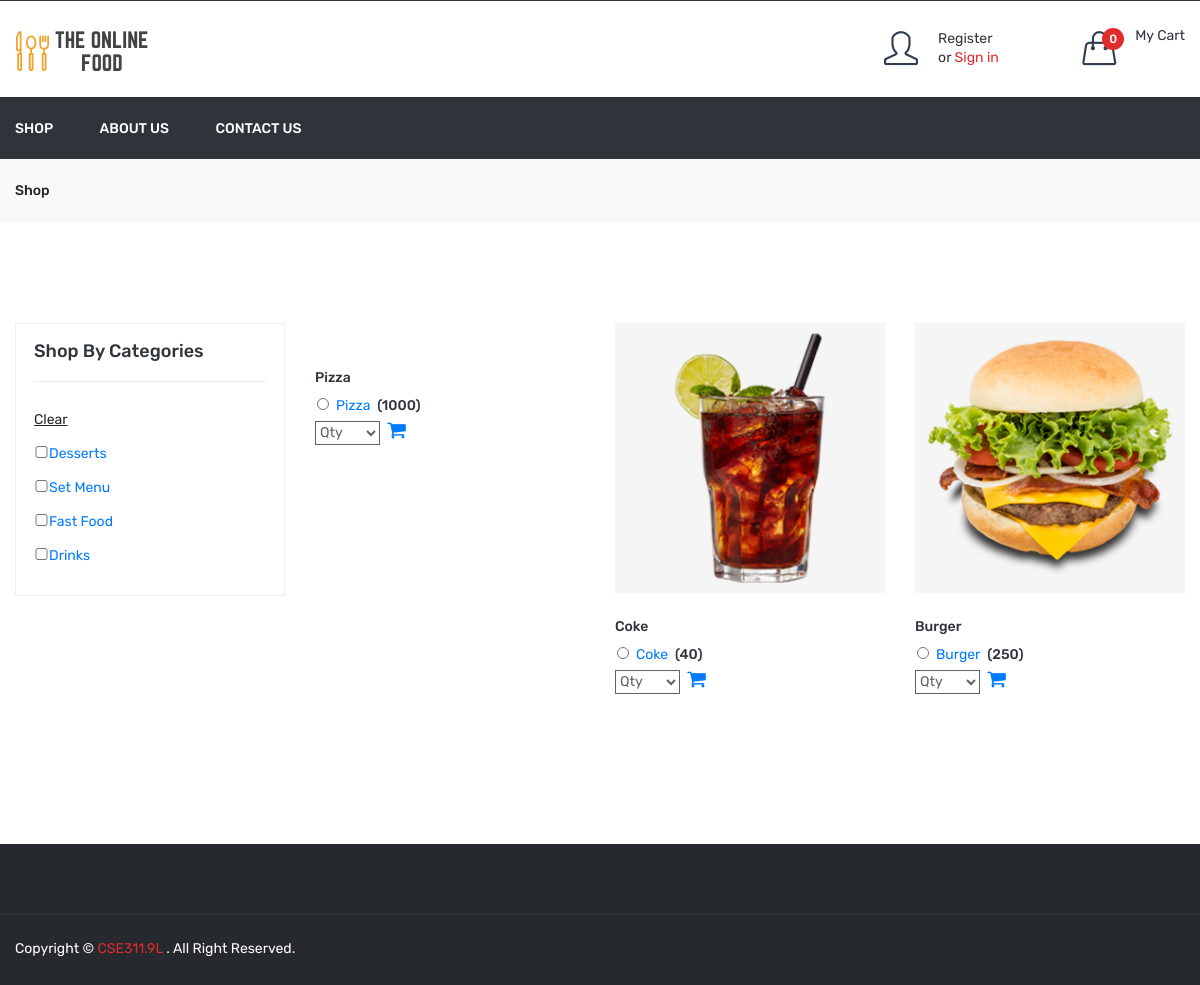
The page /shop.php on the database its author committed.
### tables this page shows
CREATE TABLE `dish` (
  `id` int(11) NOT NULL,
  `category_id` int(11) NOT NULL,
  `dish` varchar(100) NOT NULL,
  `dish_detail` text NOT NULL,
  `image` varchar(100) NOT NULL,
  `status` int(11) NOT NULL,
  `added_on` datetime NOT NULL
);

CREATE TABLE `dish_details` (
  `id` int(11) NOT NULL,
  `dish_id` int(11) NOT NULL,
  `attribute` varchar(100) NOT NULL,
  `price` int(11) NOT NULL,
  `status` int(11) NOT NULL,
  `added_on` datetime NOT NULL
);

CREATE TABLE `category` (
  `id` int(11) NOT NULL,
  `category` varchar(50) NOT NULL,
  `order_number` int(11) NOT NULL,
  `status` int(11) NOT NULL,
  `added_on` datetime NOT NULL
);

### shop.php (the view, shortened to what this page needs)
<?php
include ("header.php");
?>
    <div class="breadcrumb-area gray-bg">
        <div class="container">
            <div class="breadcrumb-content">
                <ul>
                    <li><a href="shop.php">Shop</a></li>
                </ul>
            </div>
        </div>
    </div>
    <div class="shop-page-area pt-100 pb-100">
        <div class="container">
            <div class="row flex-row-reverse">
                <div class="col-lg-9">
                    <?php
                    $product_sql="select * from dish where status=1";
                    $product_sql.=" order by dish desc";
                    $product_res=mysqli_query($con,$product_sql);
                    $product_count=mysqli_num_rows($product_res);
                    ?>
                    <div class="grid-list-product-wrapper">
                        <div class="product-grid product-view pb-20">
                            <?php if($product_count>0){?>
                                <div class="row">
                                    <?php while($product_row=mysqli_fetch_assoc($product_res)){?>
                                        <div class="product-width col-xl-4 col-lg-4 col-md-4 col-sm-6 col-12 mb-30">
                                            <div class="product-wrapper">
                                                <div class="product-img">
                                                    <a href="javascript:void(0)">
                                                        <img src="<?php echo SITE_DISH_IMAGE.$product_row['image']?>" alt="">
                                                    </a>
                                                </div>
                                                <div class="product-content" id="dish_detail">
                                                    <h4>
                                                        <a href="javascript:void(0)"><?php echo $product_row['dish']?> </a>
                                                    </h4>
                                                    <?php
                                                    $dish_attr_res=mysqli_query($con,"SELECT * FROM dish_details WHERE status='1' AND dish_id='".$product_row['id']."' ORDER BY price asc");
                                                    ?>
                                                    <div class="product-price-wrapper">
                                                        <?php
                                                            while($dish_attr_row=mysqli_fetch_assoc($dish_attr_res)){
                                                                echo "<input type='radio' class='dish_radio' name='radio_".$product_row['id']."' value='radio_".$dish_attr_row['id']."'/>";
                                                                echo $dish_attr_row['attribute'];
                                                                echo "<span>(".$dish_attr_row['price'].")</span>";
                                                            }
                                                        ?>
                                                    </div>
                                                    <div class="product-price-wrapper">
                                                        <select class="select" id="qty<?php echo $product_row['id']?>">
                                                            <option value="0">Qty</option>
                                                        </select>
                                                        <i class="fa fa-shopping-cart cart_icon" aria-hidden="true" onclick="add_to_cart('<?php echo $product_row['id']?>','add')"></i>
                                                    </div>
                                                </div>
                                            </div>
                                        </div>
                                    <?php } ?>
                                </div>
                            <?php } else{
                                echo "No dish found";
                            }?>
                        </div>
                    </div>
                </div>
                <?php
                $cat_res=mysqli_query($con,"select * from category where status=1 order by order_number desc")
                ?>
                <div class="col-lg-3">
                    <div class="shop-sidebar-wrapper gray-bg-7 shop-sidebar-mrg">
                        <div class="shop-widget">
                            <h4 class="shop-sidebar-title">Shop By Categories</h4>
                            <div class="shop-catigory">
                                <ul id="faq" class="category_list">
                                    <li> <a href="shop.php"><u>Clear</u></a> </li>
                                    <?php
                                    while($cat_row=mysqli_fetch_assoc($cat_res)){
                                        $is_checked='';
                                        echo "<li> <input $is_checked onclick=set_checkbox('".$cat_row['id']."') type='checkbox' class='cat_checkbox' name='cat_arr[]' value='".$cat_row['id']."'/>".$cat_row['category']."</li>";
                                    }
                                    ?>
                                </ul>
                            </div>
                        </div>
                    </div>
                </div>
            </div>
        </div>
    </div>
<?php
include("footer.php");
?>

### rows shown on the page
dish: dish "Pizza", id "Qty"
dish_details: attribute "Pizza", price "1000"
dish: image (picture), dish "Coke", id "Qty"
dish_details: attribute "Coke", price "40"
dish: image (picture), dish "Burger", id "Qty"
dish_details: attribute "Burger", price "250"
category: category "Desserts"
category: category "Set Menu"
category: category "Fast Food"
category: category "Drinks"
